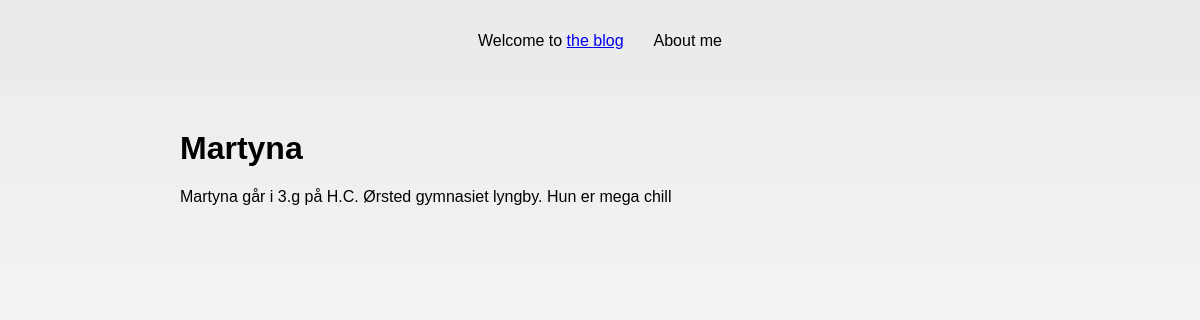
Screenshot of /author/3 with the database file from the repository.
### back/models.py (models this page shows, shortened)
class Author(models.Model):
    name = models.CharField(max_length=100) #Fulde navn
    description = models.TextField(blank=True) #En personlig beskrivelse
    latest = models.IntegerField(blank=True, null=True) #Postid af den seneste indlæg
    class Meta:
        verbose_name = 'Author'
        verbose_name_plural = 'Authors'

### blog/views.py (the view)
# urls.py: url(r'^author/([\w ]+)', views.author),
def author(request, authId):
    try:
        authId = int(authId)
        author = models.Author.objects.get(id=authId)
    except Exception as e:
        return HttpResponse("Author not found")
    return render(request, 'author.html', {'author' : author})

### blog/templates/author.html (shortened to what this page needs)
{% extends "masterview.html" %}
{%block content%}
<h1>{{author.name}}</h1>
<div class="authorBody">{{author.description|linebreaks}}</div>
{%endblock%}

### blog/static/css/style.css (style rules this page uses)
html { height: 100% }
body { margin: 0; background: linear-gradient(to bottom, #ebebeb, white); height: 100%; overflow-x: hidden; background-repeat: no-repeat; font-family: sans-serif; }

### rows the page displays
Author: name "Martyna", description "Martyna går i 3.g på H.C. Ørsted gymnasiet lyngby. Hun er mega chill"
